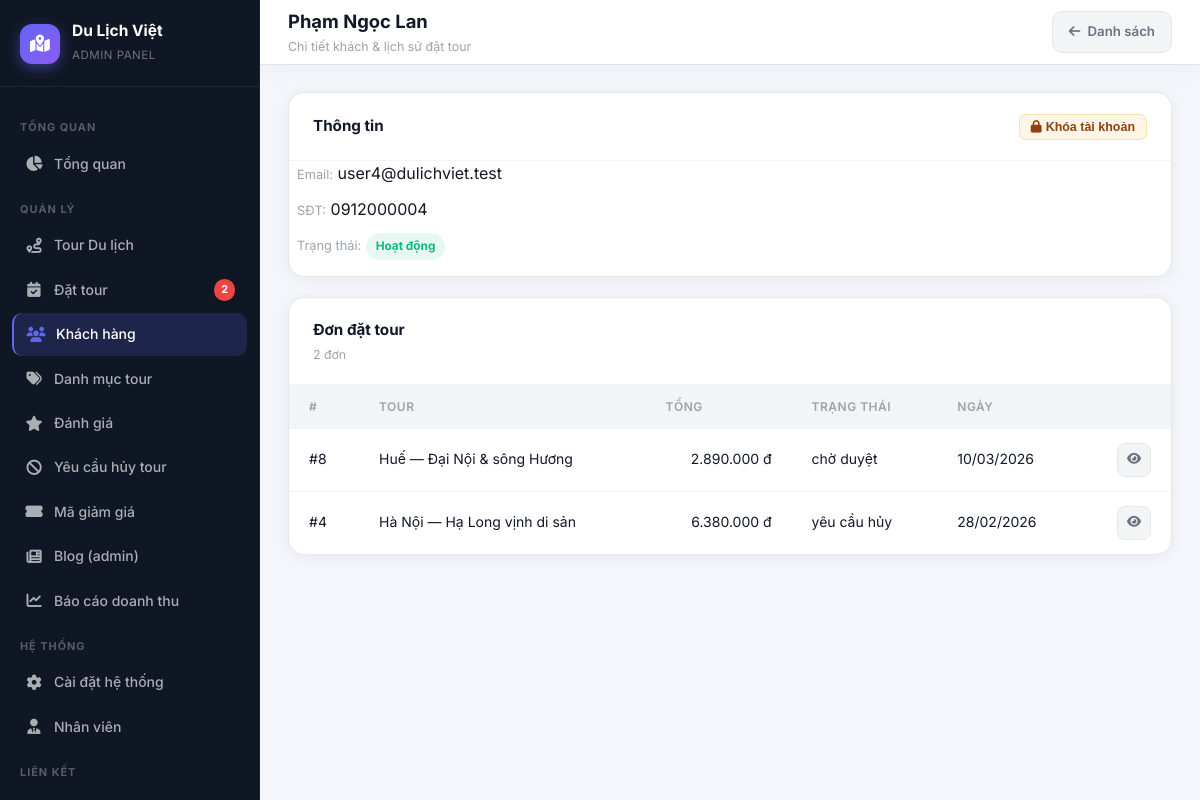
/admin/users/detail.php?id=6 (signed in), run on the app's committed database.
### tables this page shows
CREATE TABLE `users` (
  `id` INT UNSIGNED NOT NULL AUTO_INCREMENT,
  `full_name` VARCHAR(120) NOT NULL,
  `email` VARCHAR(190) NOT NULL,
  `password` VARCHAR(255) NOT NULL,
  `phone` VARCHAR(20) NOT NULL DEFAULT '',
  `role` ENUM('user','staff','admin') NOT NULL DEFAULT 'user',
  `is_active` TINYINT(1) NOT NULL DEFAULT 1,
  `created_at` DATETIME NOT NULL DEFAULT CURRENT_TIMESTAMP,
  `updated_at` DATETIME NULL DEFAULT NULL ON UPDATE CURRENT_TIMESTAMP,
  PRIMARY KEY (`id`),
  UNIQUE KEY `uq_users_email` (`email`),
  KEY `idx_users_role` (`role`)
);

CREATE TABLE `bookings` (
  `id` INT UNSIGNED NOT NULL AUTO_INCREMENT,
  `user_id` INT UNSIGNED NOT NULL,
  `tour_id` INT UNSIGNED NOT NULL,
  `adults` INT UNSIGNED NOT NULL DEFAULT 1,
  `children` INT UNSIGNED NOT NULL DEFAULT 0,
  `departure_date` DATE NULL DEFAULT NULL,
  `coupon_code` VARCHAR(40) NULL DEFAULT NULL,
  `discount_amount` DECIMAL(12,2) NOT NULL DEFAULT 0.00,
  `holiday_surcharge_percent` TINYINT UNSIGNED NOT NULL DEFAULT 0,
  `holiday_surcharge_amount` DECIMAL(12,2) NOT NULL DEFAULT 0.00,
  `total_amount` DECIMAL(12,2) NOT NULL DEFAULT 0.00,
  `status` ENUM(
    'chờ duyệt',
    'đã xác nhận',
    'đã thanh toán',
    'yêu cầu hủy',
    'đã hủy'
  ) NOT NULL DEFAULT 'chờ duyệt',
  `cancel_reason` TEXT NULL DEFAULT NULL,
  `created_at` DATETIME NOT NULL DEFAULT CURRENT_TIMESTAMP,
  `updated_at` DATETIME NULL DEFAULT NULL ON UPDATE CURRENT_TIMESTAMP,
  PRIMARY KEY (`id`),
  KEY `idx_bookings_user` (`user_id`),
  KEY `idx_bookings_tour` (`tour_id`),
  KEY `idx_bookings_status` (`status`),
  KEY `idx_bookings_created` (`created_at`),
  CONSTRAINT `fk_bookings_user`
    FOREIGN KEY (`user_id`) REFERENCES `users` (`id`)
    ON DELETE CASCADE ON UPDATE CASCADE,
  CONSTRAINT `fk_bookings_tour`
    FOREIGN KEY (`tour_id`) REFERENCES `tours` (`id`)
    ON DELETE RESTRICT ON UPDATE CASCADE
);

CREATE TABLE `tours` (
  `id` INT UNSIGNED NOT NULL AUTO_INCREMENT,
  `category_id` INT UNSIGNED NULL DEFAULT NULL,
  `tour_name` VARCHAR(255) NOT NULL,
  `description` TEXT NULL,
  `journey_intro` MEDIUMTEXT NULL DEFAULT NULL,
  `highlights` MEDIUMTEXT NULL DEFAULT NULL,
  `departure_schedule` MEDIUMTEXT NULL DEFAULT NULL,
  `itinerary` MEDIUMTEXT NULL DEFAULT NULL,
  `destination` VARCHAR(255) NOT NULL,
  `duration` VARCHAR(80) NOT NULL DEFAULT '',
  `price` DECIMAL(12,2) NOT NULL DEFAULT 0.00,
  `image_url` VARCHAR(512) NULL DEFAULT NULL,
  `gallery_urls` MEDIUMTEXT NULL DEFAULT NULL,
  `available_slots` INT UNSIGNED NOT NULL DEFAULT 0,
  `status` ENUM('hiện','ẩn') NOT NULL DEFAULT 'hiện',
  `created_at` DATETIME NOT NULL DEFAULT CURRENT_TIMESTAMP,
  `updated_at` DATETIME NULL DEFAULT NULL ON UPDATE CURRENT_TIMESTAMP,
  PRIMARY KEY (`id`),
  KEY `idx_tours_category` (`category_id`),
  KEY `idx_tours_status` (`status`),
  CONSTRAINT `fk_tours_category`
    FOREIGN KEY (`category_id`) REFERENCES `categories` (`id`)
    ON DELETE SET NULL ON UPDATE CASCADE
);

### includes/functions.php (called while the page is built, shortened)
<?php
function app_project_web_base(): string
{
    $sn = str_replace('\\', '/', (string) ($_SERVER['SCRIPT_NAME'] ?? ''));
    $dir = rtrim(dirname($sn), '/');
    $base = preg_replace('#(?:/admin|/staff|/auth|/frontend)(?:/.*)?$#', '', $dir);
    return $base === $dir ? $dir : (string) $base;
}
function app_url(string $path): string
{
    $b = app_project_web_base();
    $path = ltrim($path, '/');
    return ($b === '' ? '' : $b) . '/' . $path;
}
function app_admin_url(string $path): string
{
    return app_url('admin/' . ltrim($path, '/'));
}
function app_asset_url(string $path): string
{
    return app_url('assets/' . ltrim($path, '/'));
}

### admin/users/detail.php (the view, shortened to what this page needs)
<?php
require_once dirname(__DIR__, 2) . '/includes/db.php';
$id = (int) ($_GET['id'] ?? 0);
$user = null;
$bookings = [];
if ($id > 0) {
    try {
        $stmt = $pdo->prepare("SELECT * FROM users WHERE id = :id AND role = 'user' LIMIT 1");
        $stmt->execute(['id' => $id]);
        $user = $stmt->fetch();
        if ($user) {
            $b = $pdo->prepare(
                "SELECT b.id, b.status, b.total_amount, b.created_at, t.tour_name
                 FROM bookings b
                 JOIN tours t ON t.id = b.tour_id
                 WHERE b.user_id = :uid
                 ORDER BY b.created_at DESC"
            );
            $b->execute(['uid' => $id]);
            $bookings = $b->fetchAll();
        }
    } catch (Throwable) {
        $user = null;
    }
}
function h(mixed $v): string
{
    return htmlspecialchars((string) $v, ENT_QUOTES, 'UTF-8');
}
function money_fmt(float $n): string
{
    return number_format($n, 0, ',', '.') . ' đ';
}
$pageTitle    = $user ? h($user['full_name']) : 'Không tìm thấy';
$pageSubtitle = 'Chi tiết khách & lịch sử đặt tour';
$activePage   = 'users';
$listUrl = htmlspecialchars(app_admin_url('users/list.php'), ENT_QUOTES, 'UTF-8');
$topbarActions = <<<HTML
  <a href="{$listUrl}" class="topbar-btn topbar-btn-ghost"><i class="fas fa-arrow-left"></i> Danh sách</a>
HTML;
require dirname(__DIR__, 2) . '/includes/admin_header.php';
?>
<?php if (!$user): ?>
  <div class="data-card"><p class="cell-muted">Không có khách này.</p><a href="list.php" class="btn btn-ghost btn-sm">← Quay lại</a></div>
<?php else: ?>
  <div class="data-card" style="margin-bottom:20px">
    <div class="data-card-header">
      <div>
        <div class="data-card-title">Thông tin</div>
      </div>
      <form method="post" action="toggle_status.php" style="margin:0">
        <button type="submit" class="btn btn-warning-ghost btn-sm">
          <i class="fas fa-<?= (int) $user['is_active'] === 1 ? 'lock' : 'unlock' ?>"></i>
          <?= (int) $user['is_active'] === 1 ? 'Khóa tài khoản' : 'Mở khóa' ?>
        </button>
      </form>
    </div>
    <div style="padding:0 8px 16px;display:grid;gap:10px">
      <div><span class="cell-muted">Email:</span> <?= h($user['email']) ?></div>
      <div><span class="cell-muted">SĐT:</span> <?= h($user['phone']) ?></div>
      <div>
        <span class="cell-muted">Trạng thái:</span>
        <?php if ((int) $user['is_active'] === 1): ?>
          <span class="badge badge-success">Hoạt động</span>
        <?php else: ?>
          <span class="badge badge-danger">Đã khóa</span>
        <?php endif; ?>
      </div>
    </div>
  </div>
  <div class="data-card">
    <div class="data-card-header">
      <div>
        <div class="data-card-title">Đơn đặt tour</div>
        <div class="data-card-sub"><?= count($bookings) ?> đơn</div>
      </div>
    </div>
    <div style="overflow-x:auto">
      <table class="admin-table">
        <thead>
          <tr>
            <th>#</th>
            <th>Tour</th>
            <th class="cell-right">Tổng</th>
            <th>Trạng thái</th>
            <th>Ngày</th>
            <th class="cell-right"></th>
          </tr>
        </thead>
        <tbody>
          <?php if (empty($bookings)): ?>
            <tr><td colspan="6"><div class="empty-state"><i class="fas fa-receipt"></i><p>Chưa có đơn.</p></div></td></tr>
          <?php else: ?>
            <?php foreach ($bookings as $bk): ?>
              <tr>
                <td>#<?= (int) $bk['id'] ?></td>
                <td><?= h($bk['tour_name']) ?></td>
                <td class="cell-right"><?= money_fmt((float) $bk['total_amount']) ?></td>
                <td><?= h($bk['status']) ?></td>
                <td class="cell-muted"><?= date('d/m/Y', strtotime((string) $bk['created_at'])) ?></td>
                <td class="cell-right">
                  <a href="<?= h(app_admin_url('bookings/detail.php?id=' . (int) $bk['id'])) ?>" class="btn btn-ghost btn-sm btn-icon"><i class="fas fa-eye"></i></a>
                </td>
              </tr>
            <?php endforeach; ?>
          <?php endif; ?>
        </tbody>
      </table>
    </div>
  </div>
<?php endif; ?>
<?php require dirname(__DIR__, 2) . '/includes/admin_footer.php'; ?>

### includes/admin_header.php (shortened to what this page needs)
<?php
require_once __DIR__ . '/functions.php';
$activePage   = isset($activePage)   ? (string) $activePage   : 'dashboard';
$pageTitle    = isset($pageTitle)    ? (string) $pageTitle    : 'Tổng quan';
$pageSubtitle = isset($pageSubtitle) ? (string) $pageSubtitle : '';
$adminRole = isset($_SESSION['role'])      ? (string) $_SESSION['role']      : 'admin';
$pendingCount = 0;
try {
    $res = $pdo->query("SELECT COUNT(*) FROM bookings WHERE status = 'chờ duyệt'");
    $pendingCount = (int) $res->fetchColumn();
} catch (Throwable) {}
function adminH(mixed $v): string {
    return htmlspecialchars((string) $v, ENT_QUOTES, 'UTF-8');
}
?>
<!doctype html>
<html lang="vi">
<head>
  <link rel="stylesheet" href="https://cdnjs.cloudflare.com/ajax/libs/font-awesome/6.5.0/css/all.min.css" />
  <link rel="stylesheet" href="<?= htmlspecialchars(app_asset_url('css/admin.css'), ENT_QUOTES, 'UTF-8') ?>" />
</head>
<body>
<div class="admin-layout">
  <aside class="admin-sidebar" id="adminSidebar">
    <a href="<?= htmlspecialchars(app_admin_url('index.php'), ENT_QUOTES, 'UTF-8') ?>" class="sidebar-brand">
      <div class="brand-icon"><i class="fas fa-map-marked-alt"></i></div>
      <div class="brand-text">
        <strong>Du Lịch Việt</strong>
        <span>Admin Panel</span>
      </div>
    </a>
    <nav class="sidebar-nav">
      <div class="nav-section-label">Tổng quan</div>
      <a href="<?= htmlspecialchars(app_admin_url('index.php'), ENT_QUOTES, 'UTF-8') ?>" class="nav-item <?= $activePage === 'dashboard' ? 'active' : '' ?>">
        <i class="fas fa-chart-pie"></i> Tổng quan
      </a>
      <div class="nav-section-label">Quản lý</div>
      <a href="<?= htmlspecialchars(app_admin_url('tours/list.php'), ENT_QUOTES, 'UTF-8') ?>" class="nav-item <?= $activePage === 'tours' ? 'active' : '' ?>">
        <i class="fas fa-route"></i> Tour Du lịch
      </a>
      <a href="<?= htmlspecialchars(app_admin_url('bookings/list.php'), ENT_QUOTES, 'UTF-8') ?>" class="nav-item <?= $activePage === 'bookings' ? 'active' : '' ?>">
        <i class="fas fa-calendar-check"></i> Đặt tour
        <?php if ($pendingCount > 0): ?>
          <span class="nav-badge"><?= $pendingCount ?></span>
        <?php endif; ?>
      </a>
      <a href="<?= htmlspecialchars(app_admin_url('users/list.php'), ENT_QUOTES, 'UTF-8') ?>" class="nav-item <?= $activePage === 'users' ? 'active' : '' ?>">
        <i class="fas fa-users"></i> Khách hàng
      </a>
      <a href="<?= htmlspecialchars(app_admin_url('categories/list.php'), ENT_QUOTES, 'UTF-8') ?>" class="nav-item <?= $activePage === 'categories' ? 'active' : '' ?>">
        <i class="fas fa-tags"></i> Danh mục tour
      </a>
      <a href="<?= htmlspecialchars(app_admin_url('reviews/list.php'), ENT_QUOTES, 'UTF-8') ?>" class="nav-item <?= $activePage === 'reviews' ? 'active' : '' ?>">
        <i class="fas fa-star"></i> Đánh giá
      </a>
      <a href="<?= htmlspecialchars(app_admin_url('cancel_requests/list.php'), ENT_QUOTES, 'UTF-8') ?>" class="nav-item <?= $activePage === 'cancel_requests' ? 'active' : '' ?>">
        <i class="fas fa-ban"></i> Yêu cầu hủy tour
      </a>
      <a href="<?= htmlspecialchars(app_admin_url('coupons/list.php'), ENT_QUOTES, 'UTF-8') ?>" class="nav-item <?= $activePage === 'coupons' ? 'active' : '' ?>">
        <i class="fas fa-ticket-alt"></i> Mã giảm giá
      </a>
      <a href="<?= htmlspecialchars(app_admin_url('blog/list.php'), ENT_QUOTES, 'UTF-8') ?>" class="nav-item <?= $activePage === 'blog_admin' ? 'active' : '' ?>">
        <i class="fas fa-newspaper"></i> Blog (admin)
      </a>
      <a href="<?= htmlspecialchars(app_admin_url('reports/revenue.php'), ENT_QUOTES, 'UTF-8') ?>" class="nav-item <?= $activePage === 'reports' ? 'active' : '' ?>">
        <i class="fas fa-chart-line"></i> Báo cáo doanh thu
      </a>
      <?php if ($adminRole === 'admin'): ?>
      <div class="nav-section-label">Hệ thống</div>
      <a href="<?= htmlspecialchars(app_admin_url('settings/index.php'), ENT_QUOTES, 'UTF-8') ?>" class="nav-item <?= $activePage === 'settings' ? 'active' : '' ?>">
        <i class="fas fa-cog"></i> Cài đặt hệ thống
      </a>
      <a href="<?= htmlspecialchars(app_admin_url('staff/list.php'), ENT_QUOTES, 'UTF-8') ?>" class="nav-item <?= $activePage === 'staff' ? 'active' : '' ?>">
        <i class="fas fa-user-tie"></i> Nhân viên
      </a>
      <?php endif; ?>
      <div class="nav-section-label">Liên kết</div>
      <a href="<?= htmlspecialchars(app_url('frontend/index.php'), ENT_QUOTES, 'UTF-8') ?>" class="nav-item">
      </a>
    </nav>
  </aside>
  <main class="admin-main">
    <header class="admin-topbar">
      <div class="topbar-title">
        <h1><?= adminH($pageTitle) ?></h1>
        <?php if ($pageSubtitle): ?>
          <p><?= adminH($pageSubtitle) ?></p>
        <?php endif; ?>
      </div>
      <div class="topbar-actions">
        <?= $topbarActions ?? '' ?>
      </div>
    </header>
    <div class="admin-body">

### data on the page
users: full_name "Phạm Ngọc Lan", email "user4@dulichviet.test", phone "0912000004"
bookings: id "8", tour.tour_name "Huế — Đại Nội & sông Hương", total_amount "2.890.000 đ", status "chờ duyệt", created_at "10/03/2026"
bookings: id "4", tour.tour_name "Hà Nội — Hạ Long vịnh di sản", total_amount "6.380.000 đ", status "yêu cầu hủy", created_at "28/02/2026"

### other printed values
$pendingCount "2"
adminH($pageSubtitle) "Chi tiết khách & lịch sử đặt tour"
count($bookings) "2"
